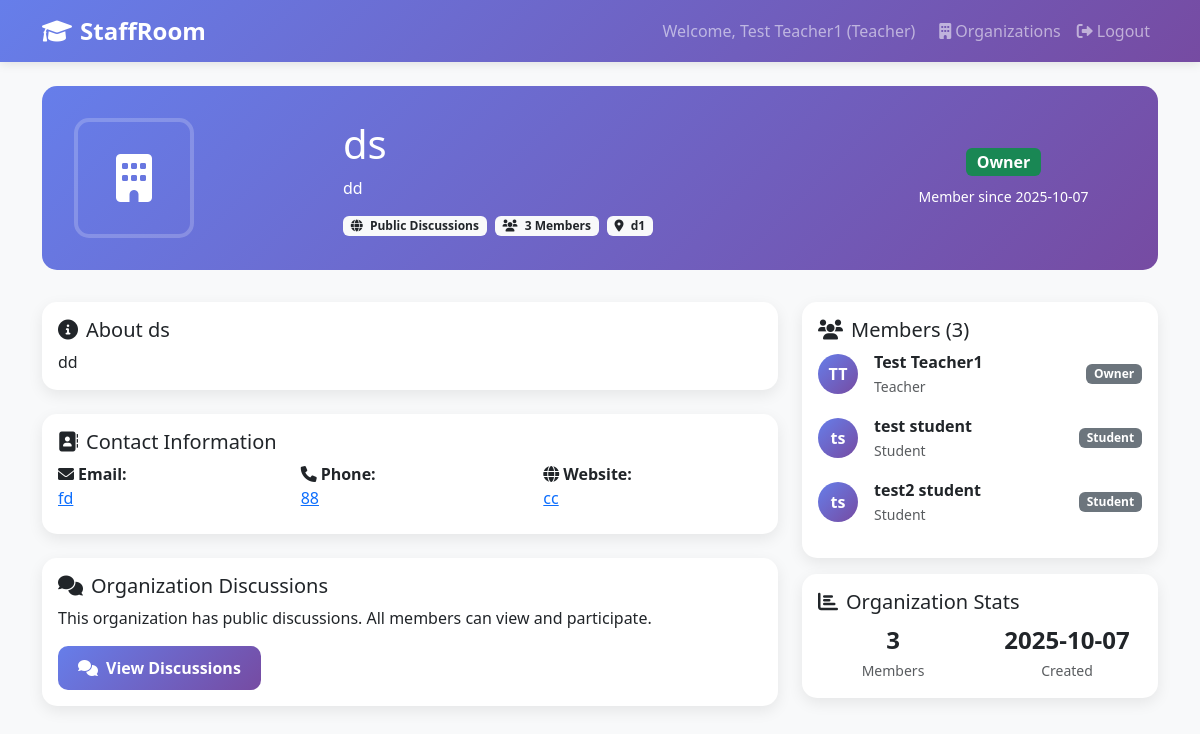
The app's page /organization/9 (signed in) with its own data.
### tables this page shows
CREATE TABLE users (
                id INTEGER PRIMARY KEY AUTOINCREMENT,
                username TEXT UNIQUE NOT NULL,
                email TEXT UNIQUE NOT NULL,
                password_hash TEXT NOT NULL,
                first_name TEXT NOT NULL,
                last_name TEXT NOT NULL,
                user_type TEXT NOT NULL CHECK (user_type IN ('teacher', 'student', 'admin')),
                created_at TIMESTAMP DEFAULT CURRENT_TIMESTAMP,
                is_active BOOLEAN DEFAULT 1
            , phone_number TEXT, profile_photo_path TEXT, bio TEXT, grade INTEGER);

CREATE TABLE organizations (
                id INTEGER PRIMARY KEY AUTOINCREMENT,
                name TEXT NOT NULL,
                description TEXT,
                about TEXT,
                location TEXT,
                contact_email TEXT,
                contact_phone TEXT,
                website TEXT,
                logo_filename TEXT,
                logo_path TEXT,
                is_public BOOLEAN DEFAULT 1,
                discussion_privacy TEXT DEFAULT 'public' CHECK (discussion_privacy IN ('public', 'private')),
                created_by INTEGER NOT NULL,
                created_at TIMESTAMP DEFAULT CURRENT_TIMESTAMP,
                updated_at TIMESTAMP DEFAULT CURRENT_TIMESTAMP, banner_filename TEXT, banner_path TEXT, organization_tag TEXT,
                FOREIGN KEY (created_by) REFERENCES users (id)
            );

CREATE TABLE "organization_memberships" (
    id INTEGER PRIMARY KEY AUTOINCREMENT,
    organization_id INTEGER NOT NULL,
    user_id INTEGER NOT NULL,
    role TEXT DEFAULT 'teacher' CHECK (role IN ('owner', 'admin', 'teacher', 'student')),
    joined_at TIMESTAMP DEFAULT CURRENT_TIMESTAMP,
    FOREIGN KEY (organization_id) REFERENCES organizations (id),
    FOREIGN KEY (user_id) REFERENCES users (id),
    UNIQUE(organization_id, user_id)
);

### web_app.py (the view)
@app.route('/organization/<int:org_id>')
def organization_detail(org_id):
    if 'user_id' not in session:
        return redirect(url_for('login'))
    organization = db.get_organization_by_id(org_id)
    if not organization:
        return "Organization not found", 404
    members = db.get_organization_members(org_id)
    user_membership = db.is_organization_member(org_id, session['user_id'])
    return render_template('organization_detail.html',
                         organization=organization,
                         members=members,
                         user_membership=user_membership,
                         is_org_admin=user_membership and user_membership['role'] == 'admin')

### web_app.py (called while the page is built)
    def get_connection(self):
        if self.db_path.startswith('postgresql://'):
            import psycopg2
            from psycopg2.extras import RealDictCursor
            conn = psycopg2.connect(self.db_path, cursor_factory=RealDictCursor)
        else:
            db_file = self.db_path.replace('sqlite:///', '')
            conn = sqlite3.connect(db_file)
            conn.row_factory = sqlite3.Row
        return conn

    def get_organization_by_id(self, org_id):
        conn = self.get_connection()
        cursor = conn.execute("""
            SELECT o.*, u.first_name, u.last_name
            FROM organizations o
            JOIN users u ON o.created_by = u.id
            WHERE o.id = ?
        """, (org_id,))
        organization = cursor.fetchone()
        conn.close()
        return dict(organization) if organization else None

    def get_organization_members(self, organization_id):
        conn = self.get_connection()
        cursor = conn.execute("""
            SELECT om.*, u.first_name, u.last_name, u.username, u.user_type
            FROM organization_memberships om
            JOIN users u ON om.user_id = u.id
            WHERE om.organization_id = ?
            ORDER BY om.joined_at ASC
        """, (organization_id,))
        members = [dict(row) for row in cursor.fetchall()]
        conn.close()
        return members

    def is_organization_member(self, organization_id, user_id):
        conn = self.get_connection()
        cursor = conn.execute("""
            SELECT role, joined_at FROM organization_memberships
            WHERE organization_id = ? AND user_id = ?
        """, (organization_id, user_id))
        result = cursor.fetchone()
        conn.close()
        return dict(result) if result else None

### templates/organization_detail.html (shortened to what this page needs)
<!DOCTYPE html>
<html lang="en">
<head>
    <link href="https://cdn.jsdelivr.net/npm/bootstrap@5.3.0/dist/css/bootstrap.min.css" rel="stylesheet">
    <link href="https://cdnjs.cloudflare.com/ajax/libs/font-awesome/6.0.0/css/all.min.css" rel="stylesheet">
</head>
<body>
    <nav class="navbar navbar-expand-lg navbar-dark">
        <div class="container">
            <a class="navbar-brand" href="{{ url_for('dashboard') }}">
                <i class="fas fa-graduation-cap me-2"></i>StaffRoom
            </a>
            <div class="navbar-nav ms-auto">
                <span class="navbar-text me-3">
                    Welcome, {{ session.first_name }} {{ session.last_name }} ({{ session.user_type.title() }})
                </span>
                <a class="nav-link" href="{{ url_for('organizations') }}">
                    <i class="fas fa-building me-1"></i>Organizations
                </a>
                <a class="nav-link" href="{{ url_for('logout') }}">
                    <i class="fas fa-sign-out-alt me-1"></i>Logout
                </a>
            </div>
        </div>
    </nav>
    <div class="container mt-4">
        <div class="organization-header">
            <div class="row align-items-center">
                <div class="col-md-3 text-center">
                    {% if organization.logo_filename %}
                    <img src="/download/{{ organization.logo_filename }}" class="organization-logo" alt="Logo">
                    {% else %}
                    <div class="organization-logo d-flex align-items-center justify-content-center">
                        <i class="fas fa-building fa-3x"></i>
                    </div>
                    {% endif %}
                </div>
                <div class="col-md-6">
                    <h1 class="mb-2">{{ organization.name }}</h1>
                    <p class="mb-3">{{ organization.description or 'No description available' }}</p>
                    <div class="d-flex align-items-center">
                        <span class="badge bg-light text-dark me-2">
                            <i class="fas fa-{% if organization.discussion_privacy == 'public' %}globe{% else %}lock{% endif %} me-1"></i>
                            {{ organization.discussion_privacy.title() }} Discussions
                        </span>
                        <span class="badge bg-light text-dark me-2">
                            <i class="fas fa-users me-1"></i>
                            {{ members|length }} Members
                        </span>
                        {% if organization.location %}
                        <span class="badge bg-light text-dark">
                            <i class="fas fa-map-marker-alt me-1"></i>
                            {{ organization.location }}
                        </span>
                        {% endif %}
                    </div>
                </div>
                <div class="col-md-3 text-end">
                    {% if not user_membership %}
                    <button class="btn btn-light btn-lg" id="joinOrgBtn">
                        <i class="fas fa-user-plus me-2"></i>Join Organization
                    </button>
                    {% else %}
                    <div class="text-center">
                        <span class="badge bg-success fs-6 mb-2">{{ user_membership.role.title() }}</span>
                        <br>
                        {% if user_membership.joined_at %}
                        <small>Member since {{ user_membership.joined_at[:10] }}</small>
                        {% endif %}
                    </div>
                    {% endif %}
                </div>
            </div>
        </div>
        <div class="row">
            <div class="col-md-8">
                <div class="card mb-4">
                    <div class="card-body">
                        <h5 class="card-title">
                            <i class="fas fa-info-circle me-2"></i>About {{ organization.name }}
                        </h5>
                        <p class="card-text">{{ organization.about or 'No additional information available.' }}</p>
                    </div>
                </div>
                {% if organization.contact_email or organization.contact_phone or organization.website %}
                <div class="card mb-4">
                    <div class="card-body">
                        <h5 class="card-title">
                            <i class="fas fa-address-book me-2"></i>Contact Information
                        </h5>
                        <div class="row">
                            {% if organization.contact_email %}
                            <div class="col-md-4 mb-2">
                                <strong><i class="fas fa-envelope me-1"></i>Email:</strong><br>
                                <a href="mailto:{{ organization.contact_email }}">{{ organization.contact_email }}</a>
                            </div>
                            {% endif %}
                            {% if organization.contact_phone %}
                            <div class="col-md-4 mb-2">
                                <strong><i class="fas fa-phone me-1"></i>Phone:</strong><br>
                                <a href="tel:{{ organization.contact_phone }}">{{ organization.contact_phone }}</a>
                            </div>
                            {% endif %}
                            {% if organization.website %}
                            <div class="col-md-4 mb-2">
                                <strong><i class="fas fa-globe me-1"></i>Website:</strong><br>
                                <a href="{{ organization.website }}" target="_blank">{{ organization.website }}</a>
                            </div>
                            {% endif %}
                        </div>
                    </div>
                </div>
                {% endif %}
                {% if user_membership %}
                <div class="card">
                    <div class="card-body">
                        <h5 class="card-title">
                            <i class="fas fa-comments me-2"></i>Organization Discussions
                        </h5>
                        <p class="card-text">
                            {% if organization.discussion_privacy == 'private' %}
                            This organization has private discussions. Only members can view and participate.
                            {% else %}
                            This organization has public discussions. All members can view and participate.
                            {% endif %}
                        </p>
                        <a href="{{ url_for('discussions') }}?org={{ organization.id }}" class="btn btn-primary">
                            <i class="fas fa-comments me-2"></i>View Discussions
                        </a>
                    </div>
                </div>
                {% endif %}
            </div>
            <div class="col-md-4">
                <div class="card">
                    <div class="card-body">
                        <h5 class="card-title">
                            <i class="fas fa-users me-2"></i>Members ({{ members|length }})
                        </h5>
                        {% if members %}
                            <div class="members-list">
                                {% for member in members %}
                                <div class="d-flex align-items-center mb-3">
                                    <div class="member-avatar me-3">
                                        {{ member.first_name[0] }}{{ member.last_name[0] }}
                                    </div>
                                    <div class="flex-grow-1">
                                        <div class="fw-bold">{{ member.first_name }} {{ member.last_name }}</div>
                                        <small class="text-muted">{{ member.user_type.title() }}</small>
                                    </div>
                                    <span class="badge bg-secondary">{{ member.role.title() }}</span>
                                </div>
                                {% endfor %}
                            </div>
                        {% else %}
                            <p class="text-muted">No members yet.</p>
                        {% endif %}
                    </div>
                </div>
                <div class="card mt-3">
                    <div class="card-body">
                        <h5 class="card-title">
                            <i class="fas fa-chart-bar me-2"></i>Organization Stats
                        </h5>
                        <div class="row text-center">
                            <div class="col-6">
                                <div class="fw-bold fs-4">{{ members|length }}</div>
                                <small class="text-muted">Members</small>
                            </div>
                            <div class="col-6">
                                <div class="fw-bold fs-4">{{ organization.created_at[:10] }}</div>
                                <small class="text-muted">Created</small>
                            </div>
                        </div>
                    </div>
                </div>
            </div>
        </div>
    </div>
</body>
</html>

### templates/organization_detail.html (style rules this page uses)
body { background-color: #f8f9fa; }
.navbar { background: linear-gradient(135deg, #667eea 0%, #764ba2 100%); box-shadow: 0 2px 10px rgba(0, 0, 0, 0.1); }
.navbar-brand { font-weight: 700; font-size: 1.5rem; }
.card { border: none; border-radius: 15px; box-shadow: 0 5px 15px rgba(0, 0, 0, 0.08); transition: all 0.3s ease; }
.organization-header { background: linear-gradient(135deg, #667eea 0%, #764ba2 100%); color: white; border-radius: 15px; padding: 2rem; margin-bottom: 2rem; }
.organization-logo { width: 120px; height: 120px; object-fit: cover; border-radius: 15px; border: 4px solid rgba(255, 255, 255, 0.2); }
.btn-primary { background: linear-gradient(135deg, #667eea 0%, #764ba2 100%); border: none; border-radius: 10px; padding: 10px 20px; font-weight: 600; transition: all 0.3s ease; }
.member-avatar { width: 40px; height: 40px; border-radius: 50%; background: linear-gradient(135deg, #667eea 0%, #764ba2 100%); display: flex; align-items: center; justify-content: center; color: white; font-weight: bold; }

### records on screen
users: last_name "Teacher1"
organizations: name "ds", description "dd", discussion_privacy "Public", location "d1", about "dd", contact_email "fd", contact_phone "88", website "cc", created_at "2025-10-07"
organization_memberships: role "Owner", joined_at "2025-10-07", first_name "T", last_name "T", first_name "Test", last_name "Teacher1", user_type "Teacher"
organization_memberships: first_name "t", last_name "s", first_name "test", last_name "student", user_type "Student", role "Student"
organization_memberships: first_name "t", last_name "s", first_name "test2", last_name "student", user_type "Student", role "Student"

### other values on screen
{{ session.first_name }} "Test"
{{ session.user_type.title() }} "Teacher"
{{ members|length }} "3"
